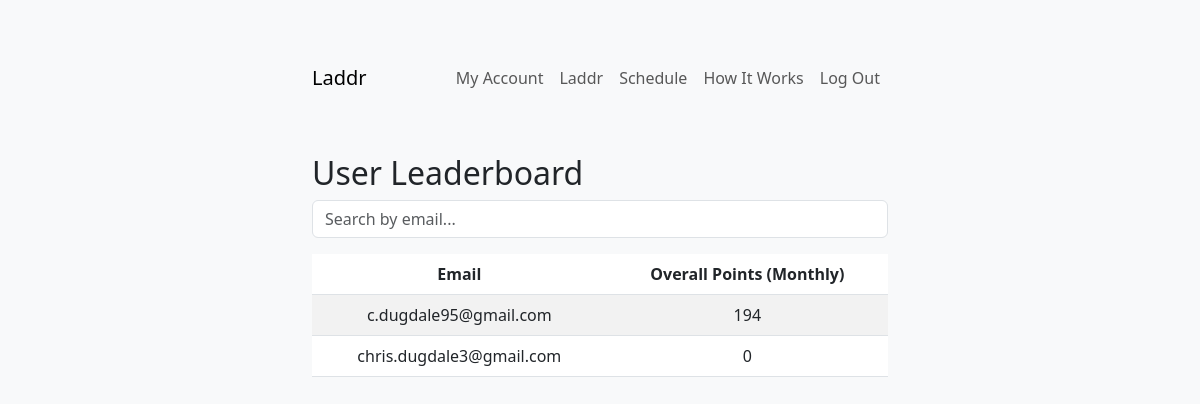
The app's page /leaderboard (signed in), older data.
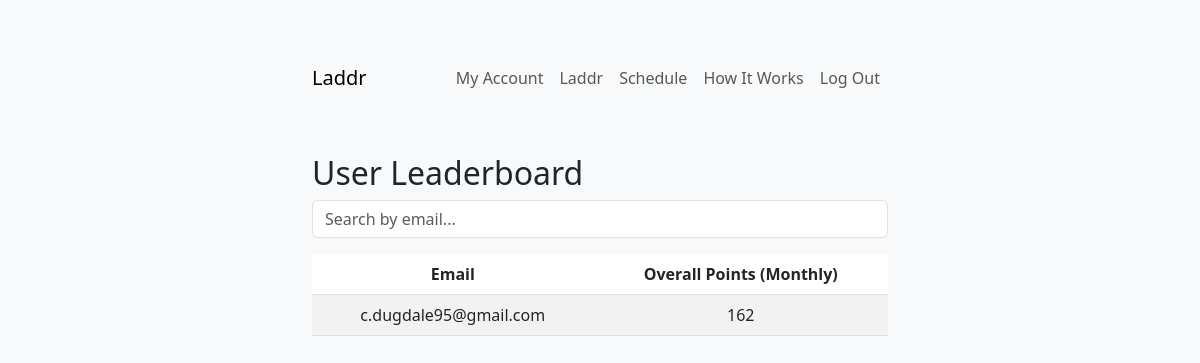
The same page, newer data.
### app/models.py (models this page shows, shortened)
class User(db.Model):
    __tablename__ = 'users'
    id = db.Column(db.Integer, primary_key=True)
    first_name = db.Column(db.String(50), nullable=False)
    last_name = db.Column(db.String(50), nullable=False)
    email = db.Column(db.String(120), unique=True, nullable=False)
    password_hash = db.Column(db.String(128), nullable=False)
    strava_id = db.Column(db.String(50), nullable=True)  # Stores Strava user ID
    strava_access_token = db.Column(db.String(255), nullable=True)
    strava_refresh_token = db.Column(db.String(255))
    strava_expires_at = db.Column(db.Integer)    # Stores Strava access token
    bucks = db.Column(db.Integer, default=5)  # Weekly Bucks balance
    last_bucks_update = db.Column(db.DateTime, default=datetime.utcnow)
    private_event_ends = db.Column(db.DateTime, nullable=True)  # End time for private event
    last_activated = db.Column(db.DateTime, nullable=True)  # Last activation time for weekly cooldown
    linked_accounts = db.Column(db.Boolean, default=False)  # Example field for linked accounts
    overall_points = db.Column(db.Integer, default=0)
    monthly_data = db.Column(db.JSON, default={
        'run': {'distance': 0, 'pace': 0, 'points': 0, 'avg_multiplier': 1},
        'ride': {'distance': 0, 'pace': 0, 'points': 0, 'avg_multiplier': 1},
    }) # Cached monthly totals
    yearly_data = db.Column(db.JSON, nullable=True)   # Cached yearly totals
    monthly_last_updated = db.Column(db.DateTime, nullable=True)  # Last updated timestamp for monthly data
    yearly_last_updated = db.Column(db.DateTime, nullable=True)   # Last updated timestamp for yearly data

### app/routes.py (the view)
@main.route('/leaderboard', methods=['GET'])
def leaderboard():
    users = User.query.order_by(User.overall_points.desc()).all()
    return render_template('leaderboard.html', users=users)

### app/templates/leaderboard.html (shortened to what this page needs)
{% extends 'base.html' %}
{% block content %}
<h2 class="mt-5">User Leaderboard</h2>
<div class="table-responsive">
    <table class="table table-striped" id="leaderboardTable">
        <thead>
            <tr>
                <th>Email</th>
                <th>Overall Points (Monthly)</th>
            </tr>
        </thead>
        <tbody>
            {% for user in users %}
            <tr>
                <td>{{ user.email }}</td>
                <td>{{ user.overall_points }}</td>
            </tr>
            {% endfor %}
        </tbody>
    </table>
</div>
{% endblock %}

### app/templates/base.html (shortened to what this page needs)
<!DOCTYPE html>
<html lang="en">
<head>
    <link href="https://cdn.jsdelivr.net/npm/bootstrap@5.3.0/dist/css/bootstrap.min.css" rel="stylesheet">
    <link href="https://cdn.jsdelivr.net/npm/bootstrap-icons/font/bootstrap-icons.css" rel="stylesheet">
    <link rel="stylesheet" href="https://unpkg.com/leaflet@1.7.1/dist/leaflet.css" />
    <link rel="stylesheet" href="{{ url_for('static', filename='styles.css') }}">
</head>
<body>
    <nav class="navbar navbar-expand-lg navbar-light bg-light">
        <div class="container">
            <a class="navbar-brand" href="{{ url_for('main.index') }}">Laddr</a>
            <div class="collapse navbar-collapse" id="navbarNav">
                <ul class="navbar-nav ms-auto">
                    {% if session.get('user_id') %}
                        <li class="nav-item">
                            <a class="nav-link" href="{{ url_for('main.account') }}">My Account</a>
                        </li>
                        <li class="nav-item">
                            <a class="nav-link" href="{{ url_for('main.leaderboard') }}">Laddr</a>
                        </li>
                        <li class="nav-item">
                            <a class="nav-link" href="{{ url_for('main.schedule') }}">Schedule</a>
                        </li>
                        <li class="nav-item">
                            <a class="nav-link" href="{{ url_for('main.how_it_works') }}">How It Works</a>
                        </li>
                        <li class="nav-item">
                            <a class="nav-link" href="{{ url_for('main.logout') }}">Log Out</a>
                        </li>
                    {% endif %}
                </ul>
            </div>
        </div>
    </nav>
    <div class="container mt-4">
        {% block content %}{% endblock %}
    </div>
</body>
</html>

### app/static/styles.css (style rules this page uses)
body { background-color: #f8f9fa; }
.container { margin-top: 50px; max-width: 600px; }
table { white-space: nowrap; }
th, td { text-align: center; vertical-align: middle; }

Row changes from the older to the newer data that the page shows:
removed User: email "chris.dugdale3@gmail.com", overall_points "0"
changed User "c.dugdale95@gmail.com": overall_points "194" → "162"
